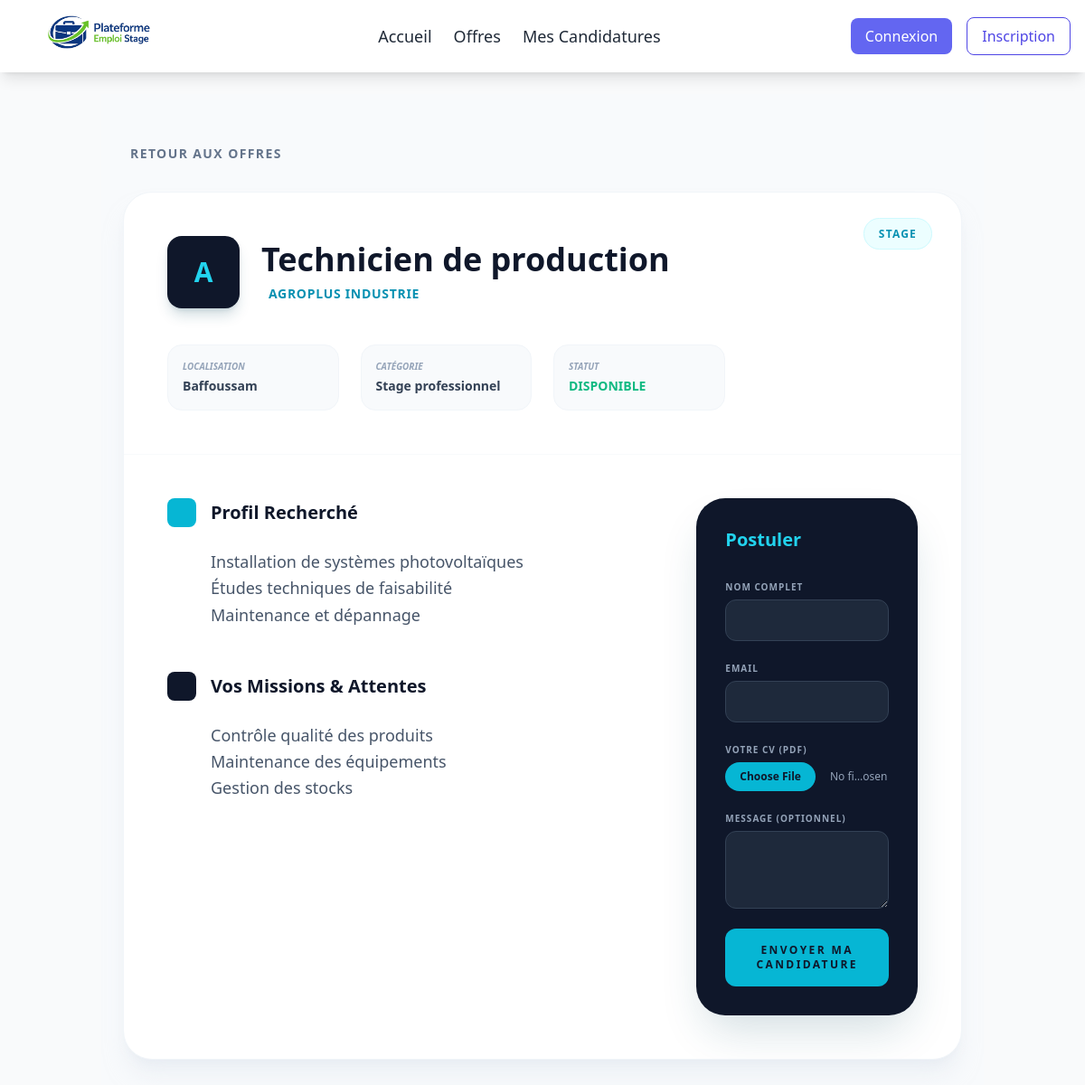
/offres/6/, run on the app's committed database.
### offres/models.py (models this page shows)
class Offre(models.Model):
    TYPE_CHOICES = (
        ('emploi', 'Emploi'),  # Offre d'emploi
        ('stage', 'Stage'),  # Offre de stage
    )
    CATEGORIE_CHOICES = (
        ('academique', 'Stage académique'),  # Stage lié aux études
        ('professionnel', 'Stage professionnel'),  # Stage en entreprise
        ('poste', 'Poste de travail'),  # Poste permanent
    )
    entreprise = models.ForeignKey(Entreprise, on_delete=models.CASCADE)
    titre = models.CharField(max_length=200)
    type = models.CharField(max_length=20, choices=TYPE_CHOICES)
    categorie = models.CharField(max_length=20, choices=CATEGORIE_CHOICES)
    profil_recherche = models.TextField()
    attentes = models.TextField()
    ville = models.CharField(max_length=100)
    statut = models.CharField(max_length=20, default='disponible')

class Entreprise(models.Model):
    user = models.OneToOneField(User, on_delete=models.CASCADE)
    nom = models.CharField(max_length=200)
    ville = models.CharField(max_length=100)
    domaine = models.CharField(max_length=200)
    legal_info = models.ImageField(upload_to='logos_entreprises/', null=True, blank=True)

### offres/views.py (the view)
# urls.py: path('<int:id>/', views.offre_detail, name='offre_detail'),  # Détail d'une offre
def offre_detail(request, id):  # Garde 'id' ou 'pk' selon ton url
    offre = get_object_or_404(Offre, id=id)
    if request.method == 'POST':
        form = CandidatureForm(request.POST, request.FILES)
        if form.is_valid():
            candidature = form.save(commit=False)
            candidature.offre = offre
            candidature.save()
            messages.success(request, "Votre candidature a été envoyée avec succès !")
            return redirect('offre_detail', id=offre.id)
    else:
        form = CandidatureForm()
    return render(request, 'offres/offre_detail.html', {'offre': offre, 'form': form})

### offres/forms.py
class CandidatureForm(forms.ModelForm):
    class Meta:
        model = Candidature
        fields = ['nom_complet', 'email', 'cv', 'message']

### templates/offres/offre_detail.html (shortened to what this page needs)
{% extends "base.html" %}
{% block content %}
<div class="min-h-screen py-12 bg-[#f8fafc]">
    <div class="container mx-auto px-6 max-w-5xl">
        <a href="{% url 'offres_list' %}" class="inline-flex items-center text-slate-500 hover:text-cyan-600 transition-colors mb-8 group">
            <span class="text-sm font-bold uppercase tracking-widest">Retour aux offres</span>
        </a>
        <div class="bg-white rounded-[2rem] shadow-xl shadow-slate-200/50 overflow-hidden border border-slate-100">
            <div class="relative p-8 md:p-12 border-b border-slate-50">
                <div class="absolute top-0 right-0 p-8">
                    <span class="px-4 py-2 bg-cyan-50 text-cyan-600 rounded-full text-xs font-black uppercase tracking-widest border border-cyan-100">
                        {{ offre.get_type_display }}
                    </span>
                </div>
                <div class="flex flex-col md:flex-row md:items-center gap-6">
                    <div class="w-20 h-20 bg-slate-900 rounded-2xl flex items-center justify-center text-cyan-400 text-3xl font-bold shadow-lg shadow-cyan-900/20">
                        {{ offre.entreprise.nom|slice:":1" }}
                    </div>
                    <div>
                        <h1 class="text-3xl md:text-4xl font-extrabold text-slate-900 mb-2">{{ offre.titre }}</h1>
                        <p class="text-cyan-600 font-bold uppercase tracking-wider text-sm flex items-center">
                             {{ offre.entreprise.nom }}
                        </p>
                    </div>
                </div>
                <div class="grid grid-cols-2 md:grid-cols-4 gap-6 mt-10">
                    <div class="p-4 bg-slate-50 rounded-2xl border border-slate-100">
                        <p class="text-[10px] text-slate-400 uppercase font-bold mb-1 italic">Localisation</p>
                        <p class="text-sm font-bold text-slate-700">{{ offre.ville }}</p>
                    </div>
                    <div class="p-4 bg-slate-50 rounded-2xl border border-slate-100">
                        <p class="text-[10px] text-slate-400 uppercase font-bold mb-1 italic">Catégorie</p>
                        <p class="text-sm font-bold text-slate-700">{{ offre.get_categorie_display }}</p>
                    </div>
                    <div class="p-4 bg-slate-50 rounded-2xl border border-slate-100">
                        <p class="text-[10px] text-slate-400 uppercase font-bold mb-1 italic">Statut</p>
                        <p class="text-sm font-bold text-emerald-500 uppercase">{{ offre.statut }}</p>
                    </div>
                </div>
            </div>
            <div class="p-8 md:p-12 grid grid-cols-1 lg:grid-cols-3 gap-12">
                <div class="lg:col-span-2 space-y-12">
                    <section>
                        <h3 class="flex items-center text-xl font-bold text-slate-900 mb-6">
                            <span class="w-8 h-8 bg-cyan-500 text-white rounded-lg flex items-center justify-center mr-4 text-sm">
                            </span>
                            Profil Recherché
                        </h3>
                        <div class="text-slate-600 leading-relaxed text-lg font-light pl-12">
                            {{ offre.profil_recherche|linebreaks }}
                        </div>
                    </section>
                    <section>
                        <h3 class="flex items-center text-xl font-bold text-slate-900 mb-6">
                            <span class="w-8 h-8 bg-slate-900 text-white rounded-lg flex items-center justify-center mr-4 text-sm">
                            </span>
                            Vos Missions & Attentes
                        </h3>
                        <div class="text-slate-600 leading-relaxed text-lg font-light pl-12">
                            {{ offre.attentes|linebreaks }}
                        </div>
                    </section>
                </div>
                <div class="lg:col-span-1">
    <div class="sticky top-8 p-8 bg-slate-900 rounded-[2rem] text-white shadow-2xl shadow-cyan-900/20">
        <h4 class="text-xl font-bold mb-6 text-cyan-400">Postuler</h4>
        <form method="POST" enctype="multipart/form-data" class="space-y-4">
            <div>
                <label class="text-[10px] uppercase tracking-widest text-slate-400 font-bold">Nom complet</label>
                <input type="text" name="nom_complet" required class="w-full bg-slate-800 border border-slate-700 rounded-xl px-4 py-3 mt-1 text-sm focus:border-cyan-500 outline-none transition-all">
            </div>
            <div>
                <label class="text-[10px] uppercase tracking-widest text-slate-400 font-bold">Email</label>
                <input type="email" name="email" required class="w-full bg-slate-800 border border-slate-700 rounded-xl px-4 py-3 mt-1 text-sm focus:border-cyan-500 outline-none transition-all">
            </div>
            <div>
                <label class="text-[10px] uppercase tracking-widest text-slate-400 font-bold">Votre CV (PDF)</label>
                <input type="file" name="cv" required class="w-full text-xs text-slate-400 file:mr-4 file:py-2 file:px-4 file:rounded-full file:border-0 file:text-xs file:font-semibold file:bg-cyan-500 file:text-slate-900 hover:file:bg-cyan-400 mt-1">
            </div>
            <div>
                <label class="text-[10px] uppercase tracking-widest text-slate-400 font-bold">Message (Optionnel)</label>
                <textarea name="message" rows="3" class="w-full bg-slate-800 border border-slate-700 rounded-xl px-4 py-3 mt-1 text-sm focus:border-cyan-500 outline-none transition-all"></textarea>
            </div>
            <button type="submit" class="w-full py-4 bg-cyan-500 hover:bg-cyan-400 text-slate-900 font-black uppercase text-xs tracking-[0.2em] rounded-xl transition-all duration-300 transform hover:scale-[1.02] mt-4">
                Envoyer ma candidature
            </button>
        </form>
    </div>
</div>
            </div>
        </div>
    </div>
</div>
{% endblock %}

### data on the page
Offre: type "STAGE", entreprise.nom "A", titre "Technicien de production", entreprise.nom "AGROPLUS INDUSTRIE", ville "Baffoussam", categorie "Stage professionnel", statut "DISPONIBLE", profil_recherche "Installation de systèmes photovoltaïques Études techniques de faisabilité Maintenance et dépannage", attentes "Contrôle qualité des produits Maintenance des équipements Gestion des stocks"
